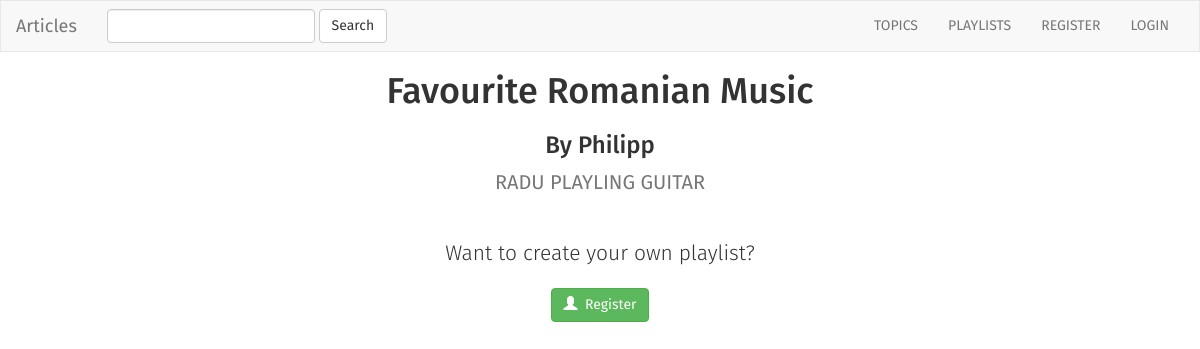
The app's page /articles/18/ with its own data.
### articles/models.py (models this page shows, shortened)
class Playlist(models.Model):
    user = models.ForeignKey(User, default=1)
    playlist_creator = models.CharField(max_length=200)
    playlist_title = models.CharField(max_length=200)
    playlist_topic = models.CharField(max_length=200)
    is_favourite = models.BooleanField(default=False)

class Article(models.Model):
    playlist = models.ForeignKey(Playlist, on_delete=models.CASCADE)
    article_title = models.CharField(max_length=1000)
    article_url = models.CharField(max_length=1500)
    is_favourite = models.BooleanField(default=False)

### articles/views.py (the view)
# urls.py: url(r'^(?P<playlist_id>[0-9]+)/$', views.detail, name='detail'),
def detail(request, playlist_id):
    if not request.user.is_authenticated():
        playlist = get_object_or_404(Playlist, pk=playlist_id)
        return render(request, 'articles/detail_not_authenticated.html', {'playlist': playlist})
    else:
        user = request.user
        playlist = get_object_or_404(Playlist, pk=playlist_id)
        return render(request, 'articles/detail.html', {'playlist': playlist, 'user': user})

### articles/templates/articles/detail_not_authenticated.html (shortened to what this page needs)
{% extends 'articles/base_visitor.html' %}
{% block body %}
  <div class="wrapper">
    <h1>{{ playlist.playlist_title }}</h1>
    <h3>By {{ playlist.user.username }}</h3>
    <ul>
      {% for article in playlist.article_set.all %}
        <li><a href="{{ article.article_url }}" target="_blank">{{ article.article_title }}</a></li>
      {% endfor %}
    </ul>
    <div class="col-sm-12">
      <h2 class="lead">Want to create your own playlist?</h2>
      <br>
      <a href="{% url 'articles:register' %}">
        <button type="button" class="btn btn-success">
          <span class="glyphicon glyphicon-user"></span>&nbsp; Register
        </button>
      </a>
    </div>
  </div>
{% endblock %}

### articles/static/style.css (style rules this page uses)
body { background: white; font-family: 'Fira Sans' }
.wrapper { text-align: center; }
.wrapper li { list-style: none; }
.wrapper ul { margin: 0; padding: 0; width: 100%; }
.wrapper a { color: #777; font-size: 20px; text-transform: uppercase; }
.lead { margin-top: 2em; margin-bottom: 0; }

### records on screen
Playlist: playlist_title "Favourite Romanian Music", user.username "Philipp"
Article: article_title "RADU PLAYLING GUITAR"
